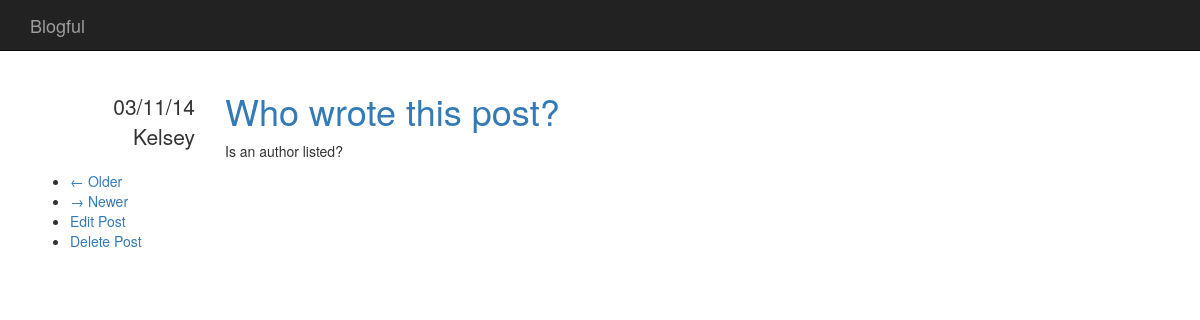
Screenshot of /post/26 with the database file from the repository.
### blog/models.py (models this page shows)
class Post(Base):
    __tablename__ = "posts"
    id = Column(Integer, Sequence("post_id_sequence"), primary_key=True)
    title = Column(String(1024))
    content = Column(Text)
    datetime = Column(DateTime, default=datetime.datetime.now)
    author_id = Column(Integer, ForeignKey('users.id'))

class User(Base, UserMixin):
    __tablename__ = "users"
    id = Column(Integer, Sequence("user_id_sequence"), primary_key=True)
    name = Column(String(128))
    email = Column(String(128), unique=True)
    password = Column(String(128))
    posts = relationship("Post", backref="author")

### blog/views.py (the view)
@app.route("/")
@app.route("/post/<int:post>")
def posts(post=1, paginate_by=1):
    page_index = post #- 1
    count = session.query(Post).count()
    start = page_index * paginate_by
    end = start + paginate_by
    total_pages = (count - 1) / paginate_by + 1
    has_next = page_index > 0
    has_prev = page_index < total_pages - 1
    posts = session.query(Post)
    posts = posts.order_by(Post.datetime)
    posts = posts[start:end]
    return render_template("posts.html",
        posts=posts,
        has_next=has_next,
        has_prev=has_prev,
        post=post,
        total_pages=total_pages
    )

### blog/filters.py (called while the page is built)
@app.template_filter()
def dateformat(date, format):
    if not date:
        return None
    return date.strftime(format)

### blog/templates/posts.html
{% import "macros.html" as macros %}
{% extends "base.html" %}
{% block content %}
{% for post in posts %}
{{ macros.render_post(post) }}
{% endfor %}
<ul class="poster">
    {% if has_next %}
    <li class="previous" >
    <a href="{{ url_for('posts', post=post - 1) }}">&larr; Older</a>
    </li>
    {% endif %}
    {% if has_prev %}
    <li class="next">
    <a href="{{ url_for('posts', post=post + 1) }}">&rarr; Newer</a>
    </li>
    {% endif %}
    <li class="edit">
    <a href="edit/{{post}}">Edit Post</a>
	</li>
	<li class="delete">
    <a href="delete/{{post}}">Delete Post</a>
	</li>
</ul>
{% endblock %}

### blog/templates/macros.html
{% macro render_post(post) %}
<div class="row">
    <div class="col-md-2 text-right metadata">
        <ul class="list-unstyled">
            <li>
                {{ post.datetime | dateformat("%d/%m/%y") }}
            </li>
            <li>
                {{ post.author.name }}
            </li>
        </ul>
    </div>
    <div class="col-md-10">
        <h1>
            <a href="/post/{{post.id -1}}">{{ post.title }}</a>
        </h1>
        {{ post.content | safe }}
    </div>
</div>
{% endmacro %}

### blog/static/css/main.css (style rules this page uses)
div.metadata { margin-top: 20px; font-size: 1.5em; }

### rows the page displays
Post: datetime "03/11/14", author.name "Kelsey", title "Who wrote this post?", content "Is an author listed?"
